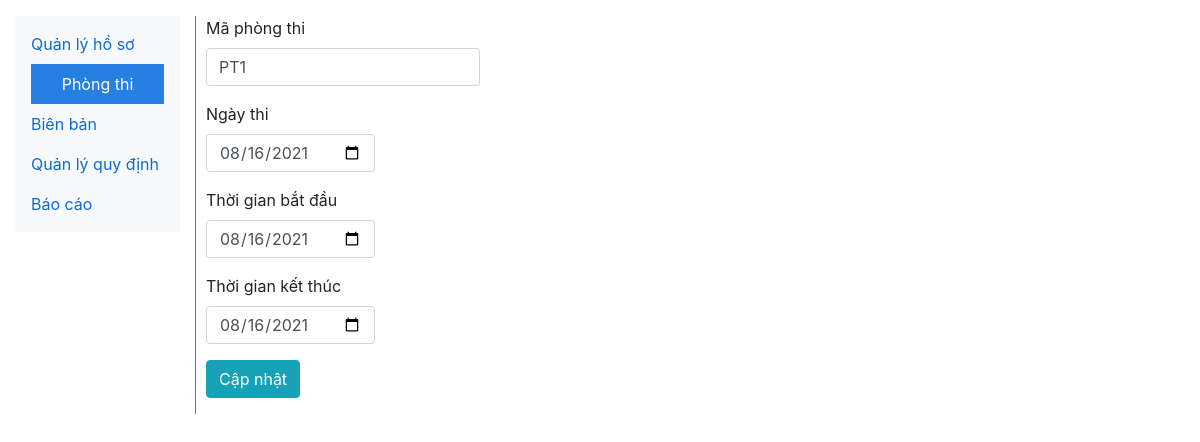
The page /?editroom=1 on the database its author committed.
### tables this page shows
CREATE TABLE `phongthi` (
  `id` int(11) NOT NULL COMMENT 'Khóa chính',
  `maphongthi` varchar(20) NOT NULL COMMENT 'Mã phòng thi',
  `ngaythi` datetime NOT NULL COMMENT 'Ngày thi',
  `thoigianbatdau` datetime NOT NULL COMMENT 'Thời gian bắt đầu thi',
  `thoigianketthuc` datetime NOT NULL COMMENT 'Thời gian kết thúc thi'
);

### libs/Database.php (called while the page is built, shortened)
<?php
class Database
{
    private $__host, $__username, $__password, $__database;
    protected $_mysqli = null, $_pdo = null;
    public function __construct()
    {
        $this->__host = HOST;
        $this->__username = USERNAME;
        $this->__password = PASSWORD;
        $this->__database = DATABASE;
    }
    public function getMysqliConnection(): mysqli
    {
        if ($this->_mysqli === null) {
            $this->_mysqli = new mysqli($this->__host, $this->__username, $this->__password, $this->__database);
        }
        return $this->_mysqli;
    }
    public function getPdoConnection(): PDO
    {
        if ($this->_pdo === null) {
            try {
                $this->_pdo = new PDO("mysql:host=" . $this->__host . ";dbname=" . $this->__database, $this->__username, $this->__password);
                $this->_pdo->setAttribute(PDO::ATTR_ERRMODE, PDO::ERRMODE_EXCEPTION);
            }
            catch (PDOException $e) {
                throw $e;
            }
        }
        return $this->_pdo;
    }
}

### repos/BaseRepo.php (called while the page is built, shortened)
<?php
include_once APP_PATH . '/libs/Database.php';
class BaseRepo extends Database implements IBaseInterface
{
    private $__table = '';
    public function __construct($table)
    {
        $this->__table = $table;
    }
    public function getById($id): mysqli_result|bool
    {
        try {
            $stmt = $this->_mysqli->prepare('select * from ' . $this->__table . ' where id = ?');
            $stmt->bind_param('s', $id);
            $stmt->execute();
        } catch (mysqli_sql_exception $e) {
            throw $e;
        }
        return $stmt->get_result();
    }
}

### services/BaseService.php (called while the page is built, shortened)
<?php
include_once APP_PATH . '/repos/BaseRepo.php';
class BaseService implements IBaseInterface
{
    protected $_repo = null;
    public function __construct(BaseRepo $repo)
    {
        $this->_repo = $repo;
    }
    public function getById($id): mysqli_result|bool
    {
        return $this->_repo->getById($id);
    }
}

### classes/PhongThi.php (called while the page is built, shortened)
<?php
include_once(APP_PATH . '/Traits/DateTimeFormat.php');
class PhongThi extends Model
{
    private $__service;
    public function __construct()
    {
        $this->__service = new PhongThiService();
    }
    public function getById($id): mysqli_result|bool
    {
        return $this->__service->getById($id);
    }
}

### Traits/DateTimeFormat.php (called while the page is built, shortened)
<?php
trait DateTimeFormat
{
    public function ymdFormat($timestamp): string|false
    {
        try {
            return date("Y-m-d", strtotime($timestamp));
        } catch (Exception $e) {
            throw $e;
        }
    }
}

### views/phongthi/SuaPhongThi.php (the view, shortened to what this page needs)
<?php
include_once APP_PATH . '/classes/PhongThi.php';
$pt = new PhongThi();
if (isset($_GET['editroom'])) {
    if ($phongthi = $pt->getById($_GET['editroom'])->fetch_assoc()) extract($phongthi);
}
?>
<div class="edit_profile">
    <form action="" method="post" enctype="multipart/form-data">
        <div class="form-row">
            <div class="form-group">
                <label for="maphongthi">Mã phòng thi</label>
                <input type="text" name="maphongthi" class="form-control" value="<?php echo isset($maphongthi) ? $maphongthi : '' ?>" required />
            </div>
        </div>
        <div class="form-row">
            <div class="form-group">
                <label for="ngaythi">Ngày thi</label>
                <input type="date" name="ngaythi" class="form-control" value="<?php echo isset($ngaythi) ? $pt->ymdFormat($ngaythi) : '' ?>" required />
            </div>
        </div>
        <div class="form-row">
            <div class="form-group">
                <label for="thoigianbatdau">Thời gian bắt đầu</label>
                <input type="date" name="thoigianbatdau" class="form-control" value="<?php echo isset($thoigianbatdau) ? $pt->ymdFormat($thoigianbatdau) : '' ?>" required />
            </div>
        </div>
        <div class="form-row">
            <div class="form-group">
                <label for="thoigianketthuc">Thời gian kết thúc</label>
                <input type="date" name="thoigianketthuc" class="form-control" value="<?php echo isset($thoigianketthuc) ? $pt->ymdFormat($thoigianketthuc) : '' ?>" required />
            </div>
        </div>
        <div class="form-row">
            <div class="form-group">
                <input type="submit" name="submit" value="Cập nhật" class="btn btn-info"/>
            </div>
        </div>
    </form>
</div>

### rows shown on the page
phongthi: maphongthi "PT1", ngaythi "08/16/2021", thoigianbatdau "08/16/2021", thoigianketthuc "08/16/2021"
